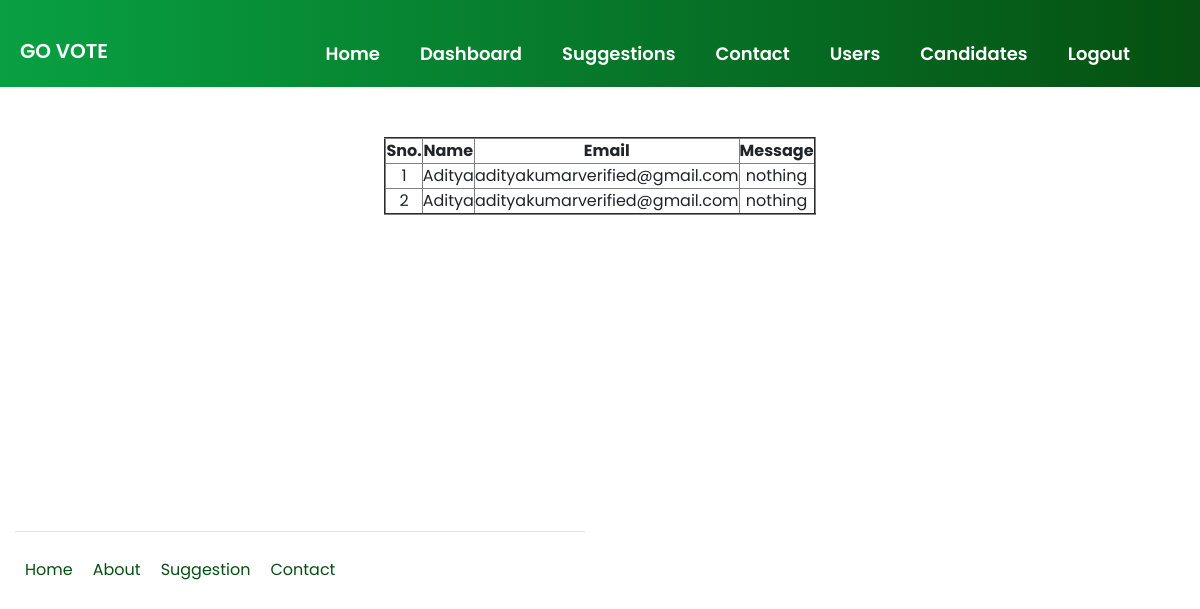
The app's page /show_contact.php with its own data.
### tables this page shows
CREATE TABLE `contact` (
  `id` int(11) NOT NULL,
  `name` varchar(100) DEFAULT NULL,
  `email` varchar(100) DEFAULT NULL,
  `message` varchar(250) DEFAULT NULL
);

### show_contact.php (the view, shortened to what this page needs)
<!DOCTYPE html>
<html lang="en">
<head>
</head>
<body>
    <div class="container-fluid" id="cont-3">
        <header id="nav-bar">
          <nav class="navbar navbar-expand-lg navbar-light bg-dark">
            <a class="navbar-brand" href=index.html  style="color: white; font-weight: 600; margin-top: 15px;">GO VOTE</a>
            <div class="collapse navbar-collapse" id="navbarNav">
              <ul class="navbar-nav ml-auto animate__animated animate__bounceInDown" style="padding-right: 50px;">
                <li class="nav-item" >
                  <a class="nav-link" href="index.html" style="color:white; font-weight: 600; text-align: center; font-size: 18px; margin-top: 20px;  text-transform: capitalize; padding: 20px;">Home</a>
                </li>
                <li class="nav-item" >
                  <a class="nav-link" href="admin_dashboard.php" style="color:white; font-weight: 600; text-align: center; font-size: 18px; margin-top: 20px;  text-transform: capitalize; padding: 20px;">Dashboard</a>
                </li>
                <li class="nav-item" >
                  <a class="nav-link" href="user_suggestion.php"  style="color: white; font-weight: 600; text-align: center; font-size: 18px; margin-top: 20px;  text-transform: capitalize; padding: 20px;">Suggestions</a>
                </li>
                <li class="nav-item" >
                  <a class="nav-link" href="show_contact.php"  style="color: white; font-weight: 600; text-align: center; font-size: 18px; margin-top: 20px;  text-transform: capitalize; padding: 20px;">Contact</a>
                </li>
                <li class="nav-item">
                  <a class="nav-link" href="user_details_year.php" style="color: white; font-weight: 600; text-align: center; font-size: 18px; margin-top: 20px;  text-transform: capitalize; padding: 20px;">Users</a>
                </li>
                <li class="nav-item">
                  <a class="nav-link" href="user_cand_year.php" style="color: white; font-weight: 600; text-align: center; font-size: 18px; margin-top: 20px;  text-transform: capitalize; padding: 20px;">Candidates</a>
                </li>
                <li class="nav-item" >
                  <a class="nav-link" href="logout.php"  style="color: white; font-weight: 600; text-align: center; font-size: 18px; margin-top: 20px;  text-transform: capitalize; padding: 20px;">Logout</a>
                </li>
              </ul>
            </div>
          </nav>
        </header>
<section style="padding-top:50px; padding-botton:50px">
        <div class="container">
            <div class="row">
                <div class="col-md-12" >
<?php session_start();
include('dbConnect.php');
$sql = "select * from contact order by id desc";
$stmt = $pdo->prepare($sql);
$stmt->execute();
$rs =  $stmt->fetchAll();
echo "
    <table border='2'>
        <tr>
            <th>Sno.</th>
            <th>Name</th>
            <th>Email</th>
            <th>Message</th>
        </tr>
";
$i = 1;
foreach($rs as $row){
    echo "
    <tr>
        <td>".$i."</td>
        <td>".$row['name']."</td>
        <td>".$row['email']."</td>
        <td>".$row['message']."</td>
    </tr>
    ";
    $i++;
}
echo "</table>";
?>
</div>
</div>
</div>
</section>
</body>
</html>

### css/style.css (style rules this page uses)
* { margin: 0; padding: 0; box-sizing: border-box; font-family: 'Poppins', sans-serif; scroll-behavior: smooth; text-align: center; }
#nav-bar { position: sticky; }
.navbar { background-image: linear-gradient(to right, #08a042,#055012 ); padding: 0; }
.navbar-brand { height: 40px; padding-left: 20px; }
#cont-3 { margin-left: 0; margin-right: 0; padding-left: 0; padding-right: 0; max-width: 100%; }
table { margin-left: auto; margin-right: auto; }

### show_contact.php (style rules this page uses)
#footersection { margin-top:25%; }

### records on screen
contact: name "Aditya", email "adityakumarverified@gmail.com", message "nothing"
contact: name "Aditya", email "adityakumarverified@gmail.com", message "nothing"
